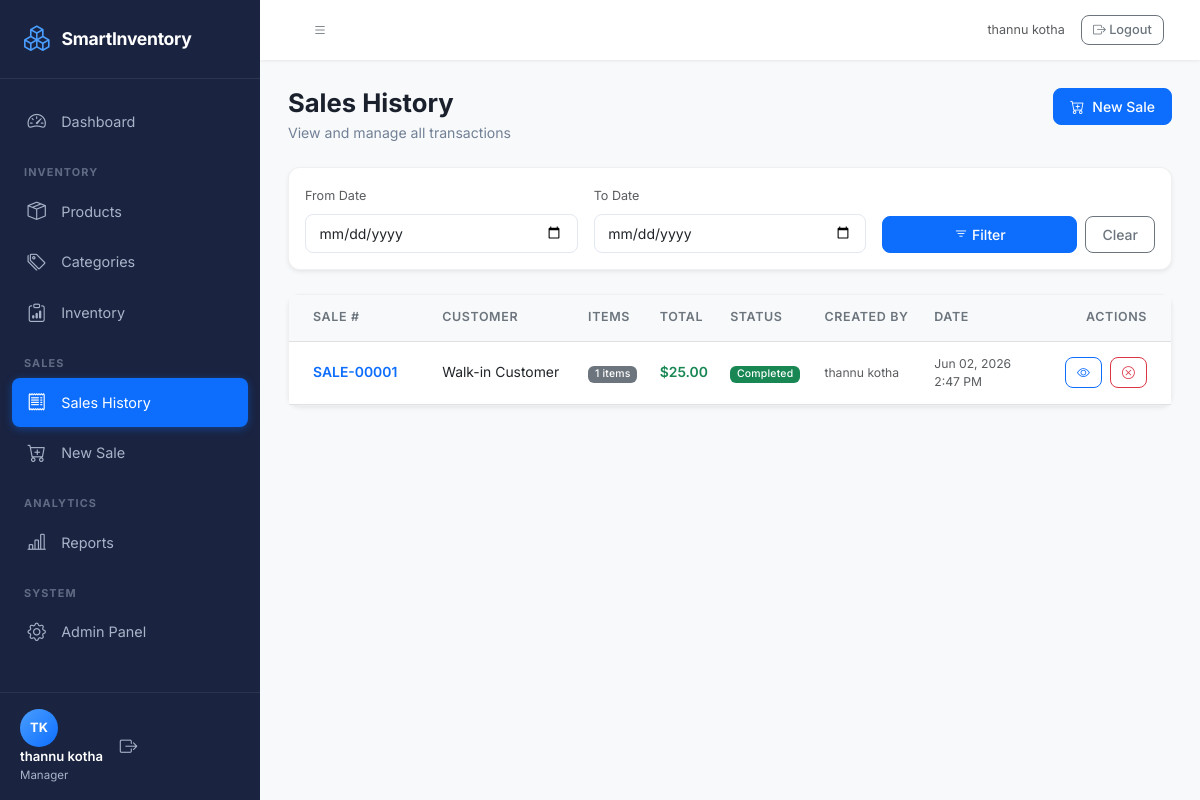
The app's page /sales/ (signed in) with its own data.
### inventory/models.py (models this page shows, shortened)
class Sale(models.Model):
    STATUS_CHOICES = [
        ('completed', 'Completed'),
        ('pending', 'Pending'),
        ('cancelled', 'Cancelled'),
    ]
    sale_number = models.CharField(max_length=20, unique=True)
    customer_name = models.CharField(max_length=200, blank=True, default='Walk-in Customer')
    customer_email = models.EmailField(blank=True, null=True)
    customer_phone = models.CharField(max_length=20, blank=True, null=True)
    created_by = models.ForeignKey(User, on_delete=models.SET_NULL, null=True)
    status = models.CharField(max_length=20, choices=STATUS_CHOICES, default='completed')
    notes = models.TextField(blank=True, null=True)
    created_at = models.DateTimeField(auto_now_add=True)
    updated_at = models.DateTimeField(auto_now=True)
    class Meta:
        ordering = ['-created_at']
    @property
    def subtotal(self):
        return sum(item.total_price for item in self.items.all())
    @property
    def total_amount(self):
        return self.subtotal
    @property
    def total_items(self):
        return sum(item.quantity for item in self.items.all())

class SaleItem(models.Model):
    sale = models.ForeignKey(Sale, on_delete=models.CASCADE, related_name='items')
    product = models.ForeignKey(Product, on_delete=models.PROTECT, related_name='sale_items')
    quantity = models.IntegerField(default=1)
    unit_price = models.DecimalField(max_digits=10, decimal_places=2, help_text='Price at time of sale')
    discount = models.DecimalField(max_digits=5, decimal_places=2, default=0, help_text='Discount percentage')
    @property
    def total_price(self):
        base_total = self.unit_price * self.quantity
        discount_amount = base_total * (self.discount / 100)
        return base_total - discount_amount

### inventory/views.py (the view)
# urls.py: path('sales/', views.sale_list, name='sale_list'),
@login_required
def sale_list(request):
    sales = Sale.objects.prefetch_related('items__product').order_by('-created_at')
    start_date = request.GET.get('start_date')
    end_date = request.GET.get('end_date')
    if start_date:
        sales = sales.filter(created_at__date__gte=start_date)
    if end_date:
        sales = sales.filter(created_at__date__lte=end_date)
    paginator = Paginator(sales, 15)
    page_number = request.GET.get('page')
    page_obj = paginator.get_page(page_number)
    context = {
        'sales': page_obj,
        'start_date': start_date or '',
        'end_date': end_date or '',
    }
    return render(request, 'sales/sale_list.html', context)

### inventory/templatetags/inventory_tags.py (called while the page is built)
@register.filter
def currency(value):
    try:
        return f'${float(value):,.2f}'
    except (ValueError, TypeError):
        return '$0.00'

### templates/sales/sale_list.html (shortened to what this page needs)
{% extends 'base.html' %}
{% load static %}
{% load inventory_tags %}
{% block content %}
<div class="d-flex justify-content-between align-items-start mb-4">
    <div>
        <h1 class="page-title">Sales History</h1>
        <p class="page-subtitle">View and manage all transactions</p>
    </div>
    <a href="{% url 'sale_create' %}" class="btn btn-primary">
        <i class="bi bi-cart-plus me-2"></i>New Sale
    </a>
</div>
<div class="card border-0 shadow-sm mb-4">
    <div class="card-body py-3">
        <form method="get" class="row g-3 align-items-end">
            <div class="col-md-4">
                <label class="form-label small text-muted">From Date</label>
                <input type="date" name="start_date" class="form-control" value="{{ start_date }}">
            </div>
            <div class="col-md-4">
                <label class="form-label small text-muted">To Date</label>
                <input type="date" name="end_date" class="form-control" value="{{ end_date }}">
            </div>
            <div class="col-md-4 d-flex gap-2">
                <button type="submit" class="btn btn-primary flex-fill">
                    <i class="bi bi-filter me-1"></i>Filter
                </button>
                <a href="{% url 'sale_list' %}" class="btn btn-outline-secondary">Clear</a>
            </div>
        </form>
    </div>
</div>
<div class="card border-0 shadow-sm">
    <div class="card-body p-0">
        {% if sales %}
        <div class="table-responsive">
            <table class="table table-hover align-middle mb-0">
                <thead class="table-light">
                    <tr>
                        <th class="px-4">Sale #</th>
                        <th>Customer</th>
                        <th>Items</th>
                        <th>Total</th>
                        <th>Status</th>
                        <th>Created By</th>
                        <th>Date</th>
                        <th class="text-end px-4">Actions</th>
                    </tr>
                </thead>
                <tbody>
                    {% for sale in sales %}
                    <tr>
                        <td class="px-4">
                            <a href="{% url 'sale_detail' sale.pk %}" class="text-primary fw-semibold text-decoration-none">
                                {{ sale.sale_number }}
                            </a>
                        </td>
                        <td>
                            <div>{{ sale.customer_name }}</div>
                        </td>
                        <td><span class="badge bg-secondary">{{ sale.total_items }} items</span></td>
                        <td class="fw-semibold text-success">{{ sale.total_amount|currency }}</td>
                        <td>
                            {% if sale.status == 'completed' %}
                            <span class="badge bg-success">Completed</span>
                            {% elif sale.status == 'pending' %}
                            <span class="badge bg-warning text-dark">Pending</span>
                            {% else %}
                            <span class="badge bg-danger">Cancelled</span>
                            {% endif %}
                        </td>
                        <td class="text-muted small">{{ sale.created_by.get_full_name|default:sale.created_by.username|default:'—' }}</td>
                        <td class="text-muted small">{{ sale.created_at|date:"M d, Y" }}<br><span>{{ sale.created_at|date:"g:i A" }}</span></td>
                        <td class="text-end px-4">
                            <a href="{% url 'sale_detail' sale.pk %}" class="btn btn-sm btn-outline-primary me-1">
                                <i class="bi bi-eye"></i>
                            </a>
                            {% if sale.status == 'completed' %}
                            <a href="{% url 'sale_cancel' sale.pk %}" class="btn btn-sm btn-outline-danger">
                                <i class="bi bi-x-circle"></i>
                            </a>
                            {% endif %}
                        </td>
                    </tr>
                    {% endfor %}
                </tbody>
            </table>
        </div>
        {% endif %}
    </div>
</div>
{% endblock %}

### templates/base.html (shortened to what this page needs)
{% load static %}
<!DOCTYPE html>
<html lang="en">
<head>
    <link href="https://cdn.jsdelivr.net/npm/bootstrap@5.3.0/dist/css/bootstrap.min.css" rel="stylesheet">
    <link href="https://cdn.jsdelivr.net/npm/bootstrap-icons@1.11.0/font/bootstrap-icons.css" rel="stylesheet">
    <link href="{% static 'css/style.css' %}" rel="stylesheet">
</head>
<body class="bg-light">
{% if user.is_authenticated %}
<div class="wrapper d-flex">
    <nav id="sidebar" class="sidebar">
        <div class="sidebar-header">
            <div class="brand-logo">
                <i class="bi bi-boxes"></i>
                <span>SmartInventory</span>
            </div>
        </div>
        <ul class="sidebar-nav">
            <li class="nav-item {% if request.resolver_match.url_name == 'dashboard' %}active{% endif %}">
                <a href="{% url 'dashboard' %}" class="nav-link">
                    <i class="bi bi-speedometer2"></i>
                    <span>Dashboard</span>
                </a>
            </li>
            <li class="nav-category">INVENTORY</li>
            <li class="nav-item {% if 'product' in request.resolver_match.url_name or 'category' in request.resolver_match.url_name %}active{% endif %}">
                <a href="{% url 'product_list' %}" class="nav-link">
                    <i class="bi bi-box-seam"></i>
                    <span>Products</span>
                </a>
            </li>
            <li class="nav-item {% if request.resolver_match.url_name == 'category_list' %}active{% endif %}">
                <a href="{% url 'category_list' %}" class="nav-link">
                    <i class="bi bi-tags"></i>
                    <span>Categories</span>
                </a>
            </li>
            <li class="nav-item {% if request.resolver_match.url_name == 'inventory' %}active{% endif %}">
                <a href="{% url 'inventory' %}" class="nav-link">
                    <i class="bi bi-clipboard-data"></i>
                    <span>Inventory</span>
                </a>
            </li>
            <li class="nav-category">SALES</li>
            <li class="nav-item {% if 'sale' in request.resolver_match.url_name %}active{% endif %}">
                <a href="{% url 'sale_list' %}" class="nav-link">
                    <i class="bi bi-receipt"></i>
                    <span>Sales History</span>
                </a>
            </li>
            <li class="nav-item">
                <a href="{% url 'sale_create' %}" class="nav-link">
                    <i class="bi bi-cart-plus"></i>
                    <span>New Sale</span>
                </a>
            </li>
            <li class="nav-category">ANALYTICS</li>
            <li class="nav-item {% if request.resolver_match.url_name == 'reports' %}active{% endif %}">
                <a href="{% url 'reports' %}" class="nav-link">
                    <i class="bi bi-bar-chart-line"></i>
                    <span>Reports</span>
                </a>
            </li>
            <li class="nav-category">SYSTEM</li>
            <li class="nav-item">
                <a href="/admin/" class="nav-link" target="_blank">
                    <i class="bi bi-gear"></i>
                    <span>Admin Panel</span>
                </a>
            </li>
        </ul>
        <div class="sidebar-footer">
            <div class="user-info">
                <div class="user-avatar">{{ user.first_name|first|upper }}{{ user.last_name|first|upper }}</div>
                <div class="user-details">
                    <div class="user-name">{{ user.get_full_name|default:user.username }}</div>
                    <div class="user-role">{% if user.is_superuser %}Administrator{% else %}Manager{% endif %}</div>
                </div>
            </div>
            <a href="{% url 'logout' %}" class="logout-btn" title="Logout">
                <i class="bi bi-box-arrow-right"></i>
            </a>
        </div>
    </nav>
    <div class="main-content flex-grow-1">
        <nav class="top-navbar navbar navbar-expand-lg">
            <div class="container-fluid">
                <button class="btn btn-link sidebar-toggle" id="sidebarToggle">
                    <i class="bi bi-list"></i>
                </button>
                <div class="ms-auto d-flex align-items-center gap-3">
                    <span class="text-muted small">{{ user.get_full_name|default:user.username }}</span>
                    <a href="{% url 'logout' %}" class="btn btn-outline-secondary btn-sm">
                        <i class="bi bi-box-arrow-right"></i> Logout
                    </a>
                </div>
            </div>
        </nav>
        <div class="page-content">
            {% block content %}{% endblock %}
        </div>
    </div>
</div>
{% endif %}
</body>
</html>

### records on screen
Sale: sale_number "SALE-00001", customer_name "Walk-in Customer", total_items "1", total_amount "$25.00", status "Completed", created_by.get_full_name "thannu kotha", created_at "Jun 02, 2026", created_at "2:47 PM"

### other values on screen
{{ user.first_name|first|upper }} "T"
{{ user.last_name|first|upper }} "K"
{{ user.get_full_name|default:user.username }} "thannu kotha"
